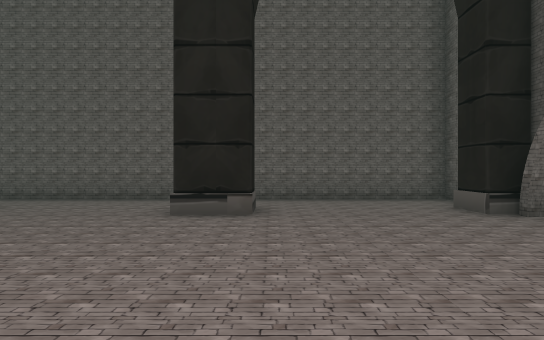
[1] (above)

20 first-person views from a walk through a scene from a Unity 3-D project. The camera is 1.4 m above the floor, looks level and sees 75° across. The floor is counted in squares, 2 m on a side. Each view is taken from the middle of a square. On the plan, view 1 faces up. The plan holds only what a view shows up to about 11 squares ahead; the rest is blank. The player character is not drawn. Some animated figures are left out.

[2]
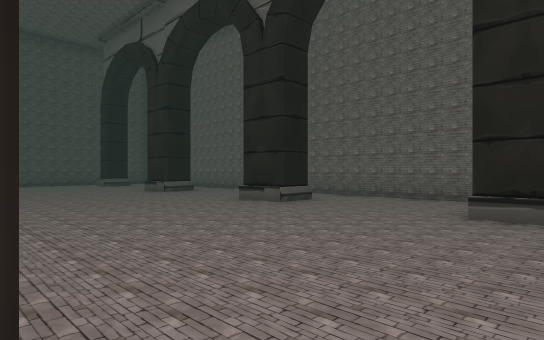

[3]
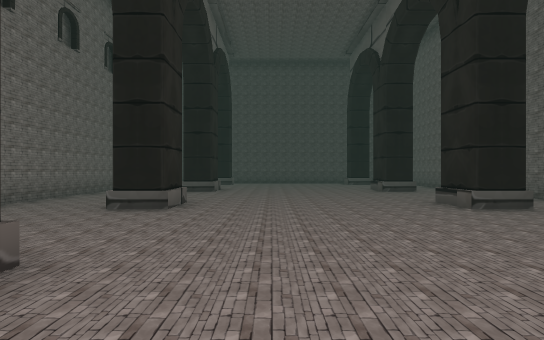

[4]
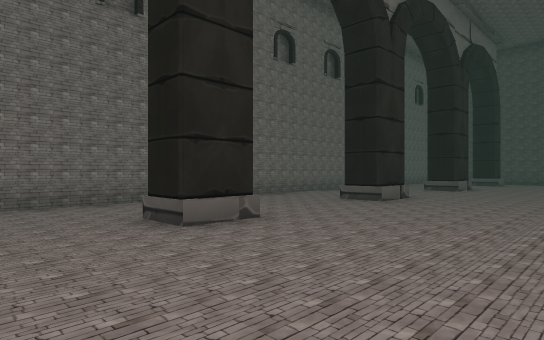

[5]
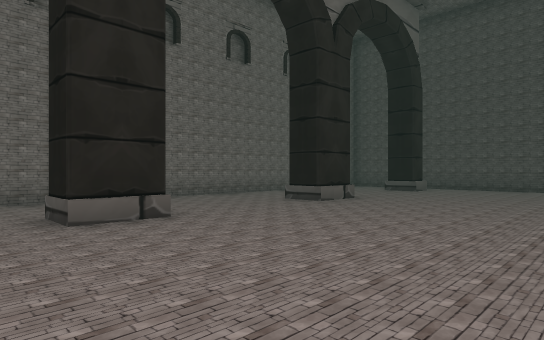

[6]
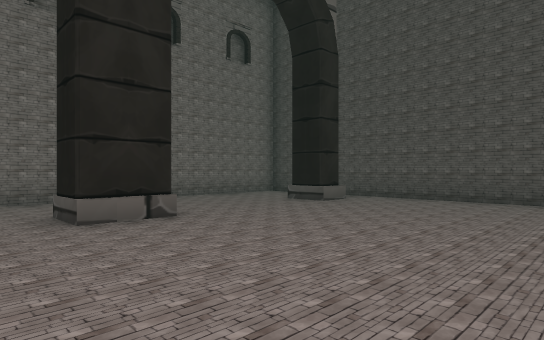

[7]
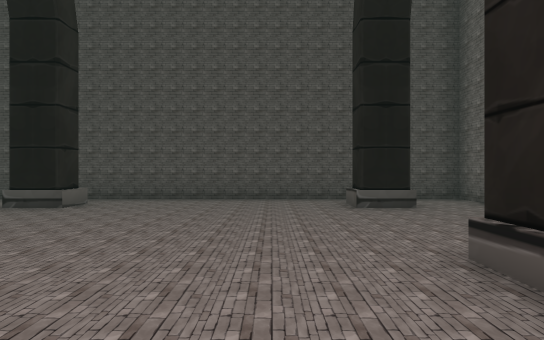

[8]
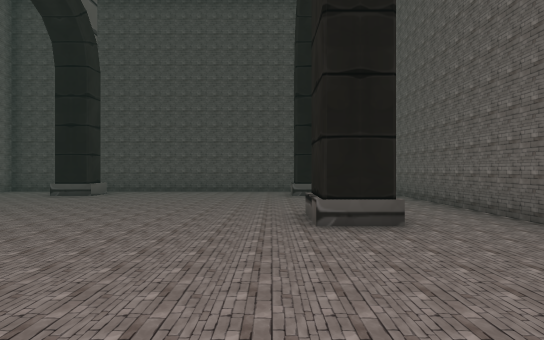

[9]
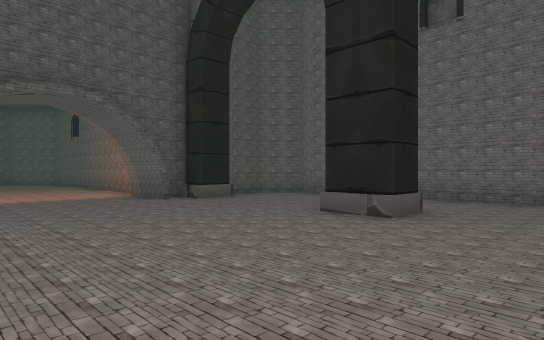

[10]
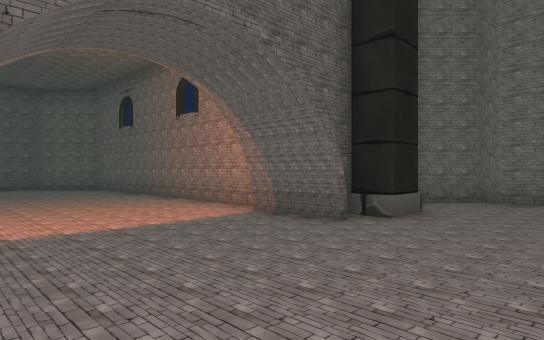

[11]
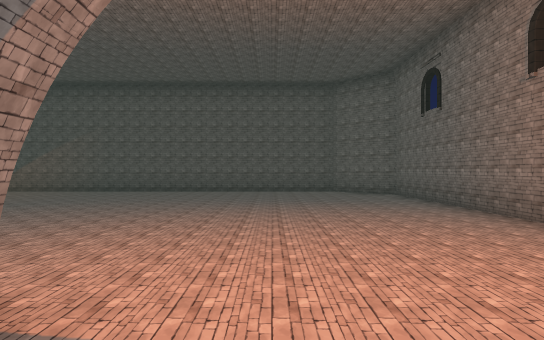

[12]
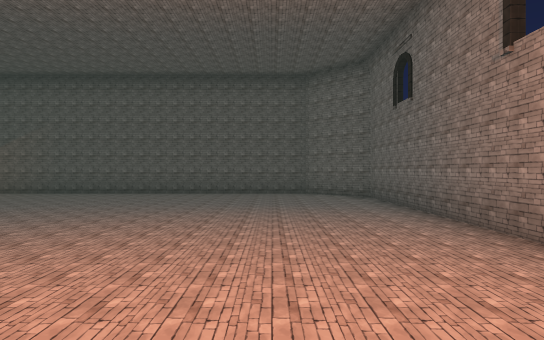

[13]
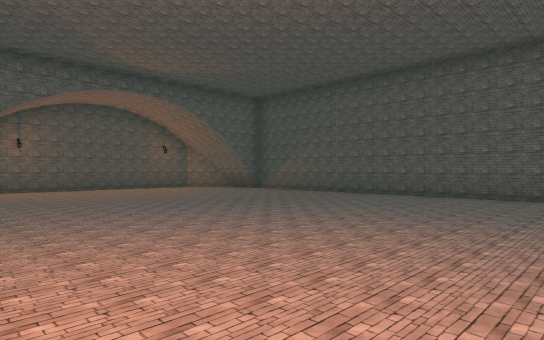

[14]
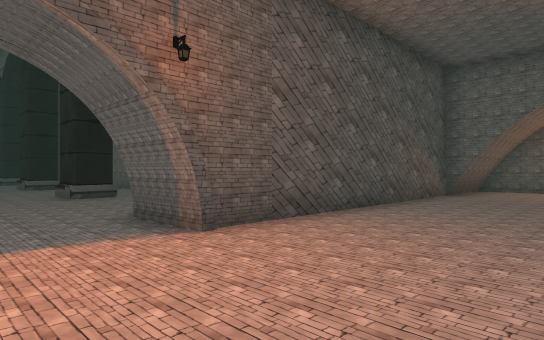

[15]
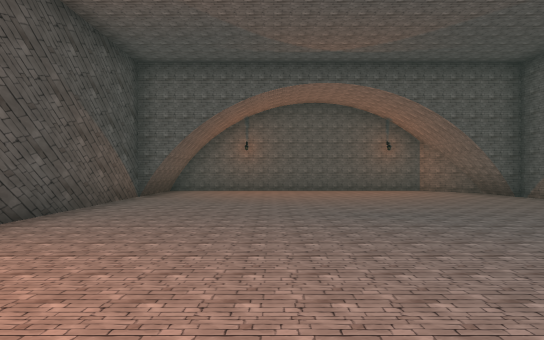

[16]
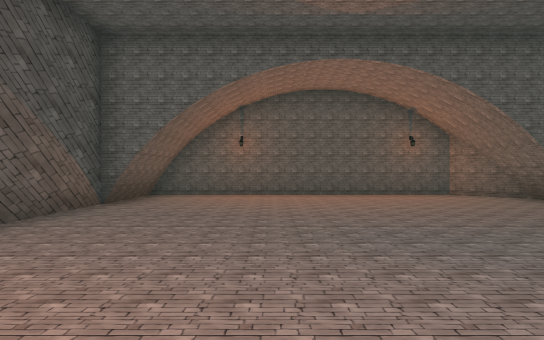

[17]
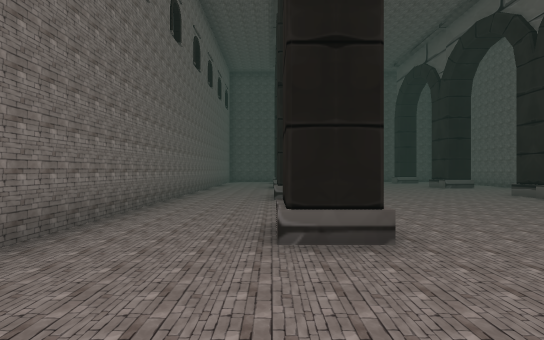

[18]
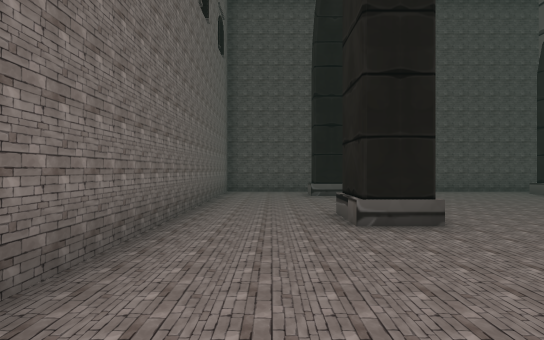

[19]
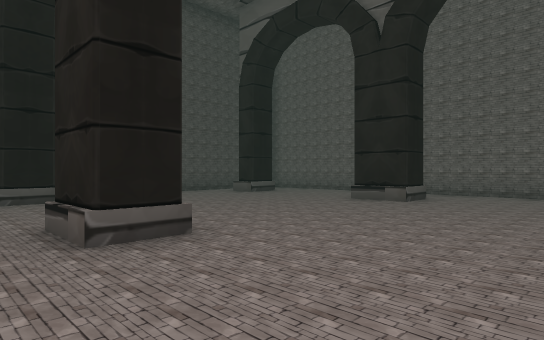

[20]
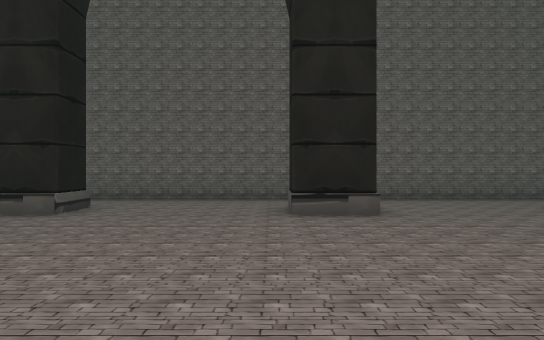

### Floor plan
Ten units are one square. View 1 is at (0, 0); x grows to the right and y downward. Boxes are objects, and circles mark ways between rooms. Rooms are numbered by the first view taken in them; rooms with no view inside come last. Other rooms are left out.
<svg viewBox="-180 -165 340 204">
<path fill="none" stroke="#000" d="M-68 -1 -53 -1 -53 10M-53 -68 -53 -56 -67 -56 -67 -64M-104 -68 -104 -56 -119 -56M-119 -1 -104 -1 -104 9 -119 9M-16 -1 -3 -1 -3 9 -16 9 -16 -1M-3 -68 -3 -56 -16 -56M-155 -68 -155 -56 -164 -56M-165 -1 -155 -1 -155 9 -161 9M34 -56 34 -66M34 10 34 -1M41 -1 41 -6M-170 34 32 34 41 25 41 14M41 -79 41 -85 -175 -85 -175 26M41 -56 34 -56M150 -133 150 -152M153 -147 140 -160 60 -160 60 -133 55 -133 55 -53 38 -53M60 -4 139 -4 155 -20 155 -133 151 -133M59 -160 59 -132M38 -9 56 -9M34 -1 41 -1M151 -133 151 -149M55 -154 55 -135"/>
<circle cx="30" cy="-30" r="3" fill="#2a7"/>
<text x="-70" y="-30">1</text>
<text x="100" y="-80">2</text>
</svg>
Room 1 opens to room 2.

Where each view was taken, in squares from view 1:
view 1: 0 up, 0 right, facing up
view 2: 0 up, 0 right, facing up-left
view 3: 2 up, 1 right, facing left
view 4: 4 up, 2 right, facing down-left
view 5: 5 up, 4 left, facing down-left
view 6: 5 up, 9 left, facing down-left
view 7: 4 up, 9 left, facing left
view 8: 5 up, 6 left, facing left
view 9: 5 up, 4 left, facing down-right
view 10: 5 up, 1 right, facing down-right
view 11: 4 up, 4 right, facing right
view 12: 3 up, 5 right, facing right
view 13: 3 up, 6 right, facing up-right
view 14: 3 up, 9 right, facing up-left
view 15: 4 up, 9 right, facing up
view 16: 6 up, 9 right, facing up
view 17: 1 down, 3 right, facing left
view 18: 2 down, 6 left, facing left
view 19: 2 down, 7 left, facing up-left
view 20: 0 up, 7 left, facing up
